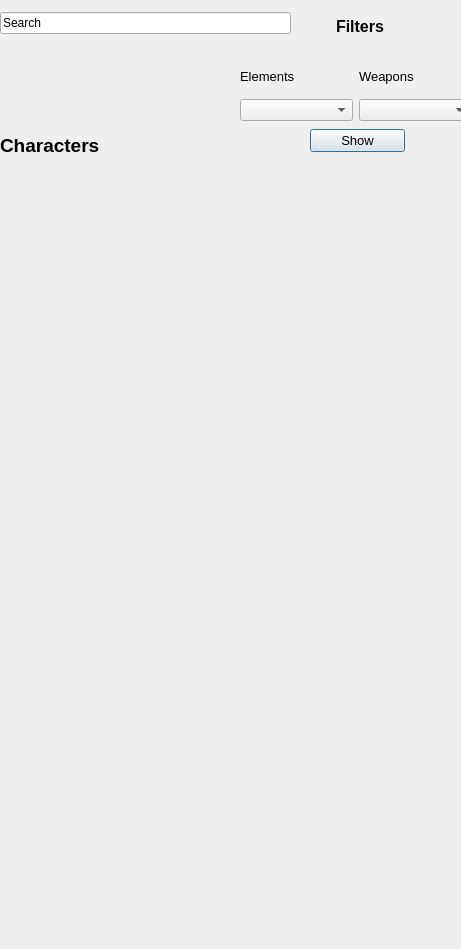
<?xml version="1.0" encoding="UTF-8"?>
<ui version="4.0">
 <class>Dialog</class>
 <widget class="QDialog" name="Dialog">
  <property name="geometry">
   <rect>
    <x>0</x>
    <y>0</y>
    <width>461</width>
    <height>949</height>
   </rect>
  </property>
  <property name="windowTitle">
   <string>Dialog</string>
  </property>
  <widget class="QWidget" name="layoutWidget">
   <property name="geometry">
    <rect>
     <x>0</x>
     <y>0</y>
     <width>291</width>
     <height>47</height>
    </rect>
   </property>
   <layout class="QGridLayout" name="gridLayout_2">
    <item row="0" column="0">
     <widget class="QLineEdit" name="le_search">
      <property name="text">
       <string>Search</string>
      </property>
     </widget>
    </item>
   </layout>
  </widget>
  <widget class="QWidget" name="layoutWidget">
   <property name="geometry">
    <rect>
     <x>0</x>
     <y>130</y>
     <width>311</width>
     <height>31</height>
    </rect>
   </property>
   <layout class="QGridLayout" name="gridLayout_3">
    <item row="0" column="0">
     <widget class="QLabel" name="label_characters">
      <property name="font">
       <font>
        <pointsize>14</pointsize>
        <weight>75</weight>
        <bold>true</bold>
       </font>
      </property>
      <property name="text">
       <string>Characters</string>
      </property>
     </widget>
    </item>
   </layout>
  </widget>
  <widget class="QWidget" name="layoutWidget">
   <property name="geometry">
    <rect>
     <x>240</x>
     <y>60</y>
     <width>231</width>
     <height>61</height>
    </rect>
   </property>
   <layout class="QGridLayout" name="gridLayout_5">
    <item row="1" column="0">
     <layout class="QGridLayout" name="gridLayout">
      <item row="0" column="1">
       <widget class="QLabel" name="label_weapons">
        <property name="font">
         <font>
          <pointsize>10</pointsize>
         </font>
        </property>
        <property name="text">
         <string>Weapons</string>
        </property>
       </widget>
      </item>
      <item row="2" column="1">
       <widget class="QComboBox" name="comboBox_2"/>
      </item>
      <item row="2" column="0">
       <widget class="QComboBox" name="comboBox"/>
      </item>
      <item row="0" column="0" alignment="Qt::AlignLeft">
       <widget class="QLabel" name="label_elements">
        <property name="font">
         <font>
          <pointsize>10</pointsize>
         </font>
        </property>
        <property name="text">
         <string>Elements</string>
        </property>
       </widget>
      </item>
     </layout>
    </item>
   </layout>
  </widget>
  <widget class="QWidget" name="layoutWidget">
   <property name="geometry">
    <rect>
     <x>300</x>
     <y>0</y>
     <width>121</width>
     <height>53</height>
    </rect>
   </property>
   <layout class="QGridLayout" name="gridLayout_4">
    <item row="0" column="0" alignment="Qt::AlignHCenter">
     <widget class="QLabel" name="label_filters">
      <property name="font">
       <font>
        <pointsize>12</pointsize>
        <weight>75</weight>
        <bold>true</bold>
       </font>
      </property>
      <property name="text">
       <string>Filters</string>
      </property>
     </widget>
    </item>
   </layout>
  </widget>
  <widget class="QWidget" name="layoutWidget">
   <property name="geometry">
    <rect>
     <x>310</x>
     <y>120</y>
     <width>95</width>
     <height>41</height>
    </rect>
   </property>
   <layout class="QGridLayout" name="gridLayout_6">
    <item row="0" column="0">
     <widget class="QPushButton" name="but_show">
      <property name="font">
       <font>
        <pointsize>10</pointsize>
       </font>
      </property>
      <property name="text">
       <string>Show</string>
      </property>
     </widget>
    </item>
   </layout>
  </widget>
 </widget>
 <resources/>
 <connections/>
</ui>
